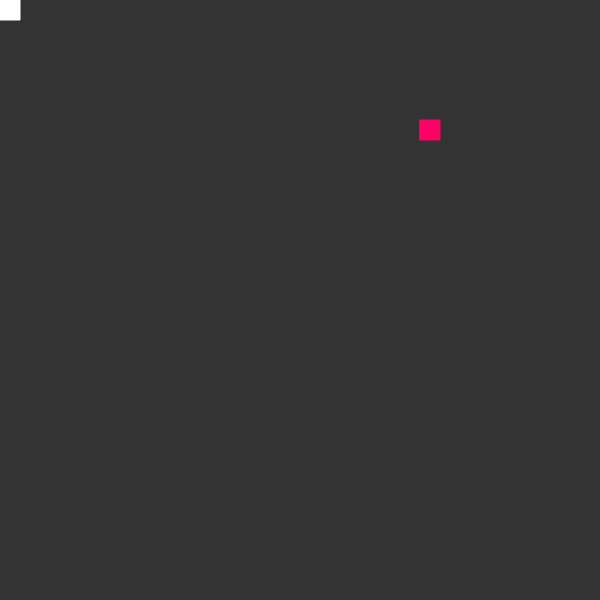
Frame 1 (no input)
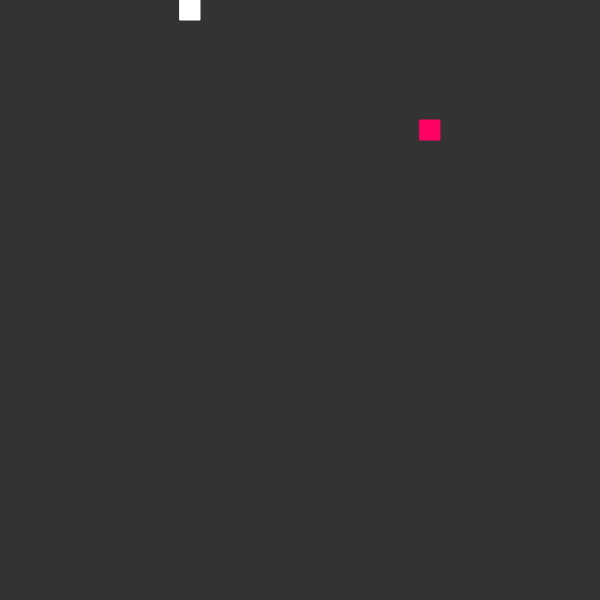
Frame 60 (no input)
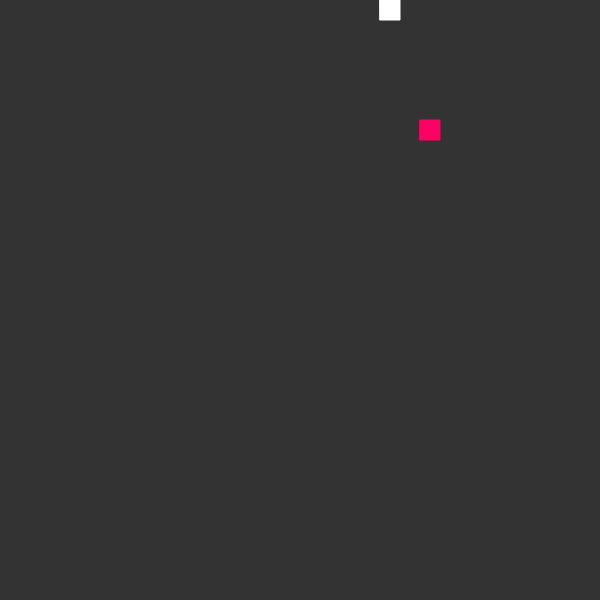
Frame 120 (the mouse pressed at the canvas centre since frame 60)

The p5.js sketch that drew these frames (run headless with seeded random() and noise() and a simulated clock; from frame 60 on, the mouse is pressed at the canvas centre):

// p5.js sketch
// ── sketch.js
let s;
let scl = 20;
let food;
let timer = 0;
let difficulty = 200;

function setup() {
    createCanvas(600,600);
    s = new Snake();
    pickLocation();
}

function pickLocation() {
    let cols = floor(width/scl);
    let rows = floor(height/scl);
    food = createVector(floor(random(cols)),floor(random(rows)));
    food.mult(scl);
}

function draw() {
    background(51);
    if (s.eat(food)) {
        pickLocation();
        s.acc -= 1;
    }
    s.death();
    s.show();
    if (millis() >= s.acc+timer) {
        s.update();
        timer = millis();
    }
    fill(255,0,100);
    stroke(255, 0, 100);
    rect(food.x, food.y, scl, scl);
}

function keyPressed() {
    if (keyCode === UP_ARROW) {
        s.dir(0,-1);
    } else if (keyCode === DOWN_ARROW) {
        s.dir(0,1);
    } else if (keyCode === RIGHT_ARROW) {
        s.dir(1,0);
    } else if (keyCode === LEFT_ARROW) {
        s.dir(-1,0);
    }
}
// ── snake.js
function Snake() {
    this.x = 0;
    this.y = 0;
    this.xspeed = 1;
    this.yspeed = 0;
    this.total = 0;
    this.tail = [];
    this.acc = 100;

    this.eat = function(pos) {
        let d = dist(this.x, this.y, pos.x, pos.y);
        if (d < 1) {
            this.total++;
            return true;
        } else {
            return false;
        }
    };

    this.dir = function(x,y) {
        this.xspeed = x;
        this.yspeed = y;
    };

    this.death = function() {
        for (let i = 0; i < this.tail.length; i++) {
            let pos = this.tail[i];
            let d = dist(this.x, this.y, pos.x, pos.y);
            if (d < 1) {
                console.log('starting over');
                this.total = 0;
                this.tail = [];
                this.acc = 100;
            }
        }
    };

    this.update = function() {
        for(let i = 0; i < this.tail.length-1; i++) {
            this.tail[i] = this.tail[i+1];
        }
        if (this.total >= 1) {
            this.tail[this.total-1] = createVector(this.x, this.y);
        }

        this.x = this.x + this.xspeed*scl;
        this.y = this.y + this.yspeed*scl;

        this.x = constrain(this.x, 0, width-scl);
        this.y = constrain(this.y, 0, height-scl);
    };

    this.show = function() {
        fill(255);
        stroke(255);
        for(let i = 0; i < this.tail.length; i++) {
            rect(this.tail[i].x, this.tail[i].y, scl, scl);
        }
        rect(this.x, this.y, scl, scl);
    };
}
